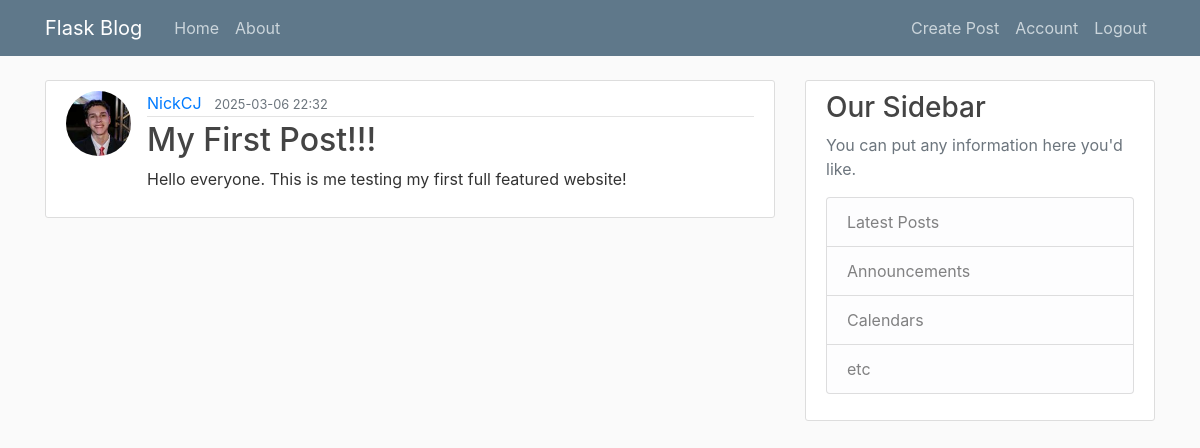
The app's page /post/1 (signed in) with its own data.
### models.py (models this page shows, shortened)
class User(db.Model, UserMixin):
    id = db.Column(db.Integer, primary_key=True)
    username = db.Column(db.String(20), unique=True, nullable=False)
    email = db.Column(db.String(120), unique=True, nullable=False)
    image_file = db.Column(db.String(20), nullable=False, default='default.png')
    password = db.Column(db.String(60), nullable=False)
    posts = db.relationship('Post', backref='author', lazy=True)

class Post(db.Model):
    id = db.Column(db.Integer, primary_key=True)
    title = db.Column(db.String(100), nullable=False)
    date_posted = db.Column(db.DateTime, nullable=False, default=lambda: datetime.now(timezone.utc))
    content = db.Column(db.Text, nullable=False)
    user_id = db.Column(db.Integer, db.ForeignKey('user.id'), nullable=False)

### routes/blog_routes.py (the view)
@routes.route("/post/<int:post_id>")
def post(post_id):
    post = Post.query.get_or_404(post_id)
    return render_template('post.html', title=post.title, post=post)

### models.py (called while the page is built)
@login_manager.user_loader
def load_user(user_id):
    return User.query.get(int(user_id))

### templates/post.html (shortened to what this page needs)
{% extends "layout.html" %}
{% block content %}
        <article class="media content-section">
            <img class="rounded-circle article-img" src="{{ url_for('static', filename='profile_pics/' + post.author.image_file) }}">
            <div class="media-body">
            <div class="article-metadata">
                <a class="mr-2" href="#">{{ post.author.username }}</a>
                <small class="text-muted">{{ post.date_posted.strftime('%Y-%m-%d %H:%M') }}</small>
            </div>
            <h2 class="article-title">{{ post.title }}</h2>
            <p class="article-content">{{ post.content }}</p>
            </div>
        </article>
{% endblock content %}

### static/main.css (style rules this page uses)
body { background: #fafafa; color: #333333; margin-top: 5rem; }
h1, h2, h3, h4, h5, h6 { color: #444444; }
.content-section { background: #ffffff; padding: 10px 20px; border: 1px solid #dddddd; border-radius: 3px; margin-bottom: 20px; }
.article-title { color: #444444; }
.article-content { white-space: pre-line; }
.article-img { height: 65px; width: 65px; margin-right: 16px; }
.article-metadata { padding-bottom: 1px; margin-bottom: 4px; border-bottom: 1px solid #e3e3e3 }

### records on screen
User: image_file (picture), author.username "NickCJ"
Post: date_posted "2025-03-06 22:32", title "My First Post!!!", content "Hello everyone. This is me testing my first full featured website!"
